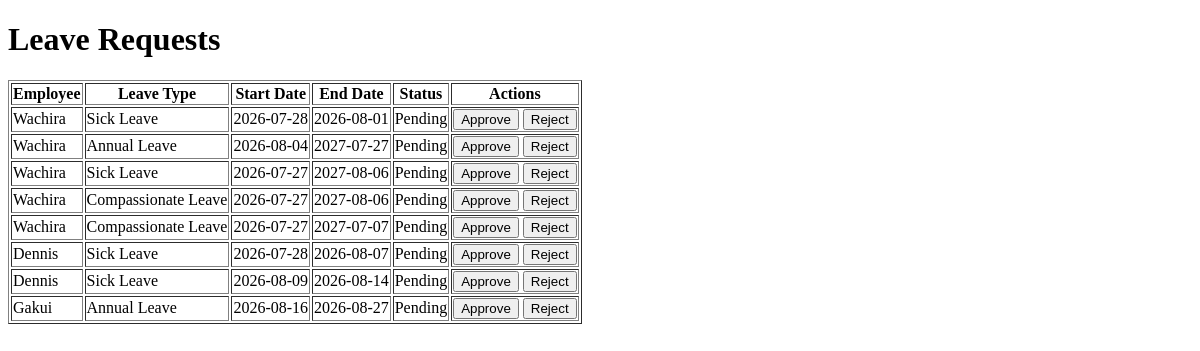
Before: /leave_requests with the older database file.
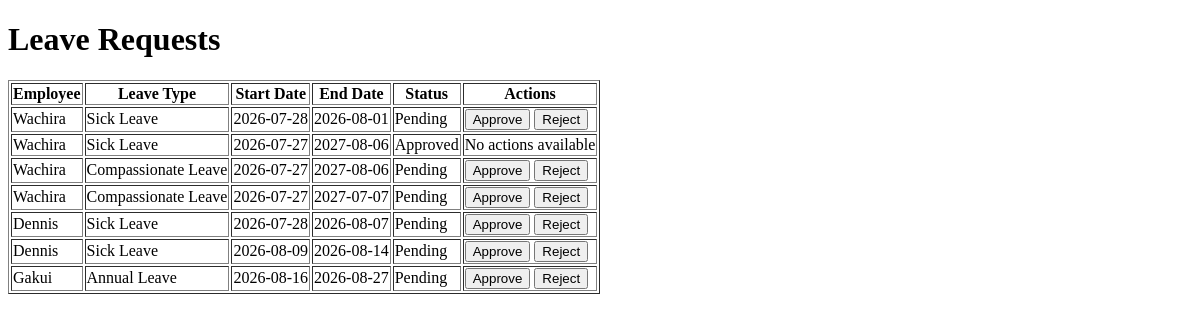
After: the same page with the newer database file.
### models/leave_request.py (models this page shows)
class LeaveRequest(db.Model):
    __tablename__ = "leave_requests"
    id = db.Column(db.Integer, primary_key=True)
    employee_id = db.Column(db.Integer, db.ForeignKey("employees.id"), nullable=False)
    start_date = db.Column(db.Date, nullable=False)
    end_date = db.Column(db.Date, nullable=False)
    leave_type = db.Column(db.String(50), nullable=False)
    status = db.Column(db.String(20), default="Pending", nullable=False)
    reason = db.Column(db.Text, nullable=True)
    approved_by_manager_id = db.Column(
        db.Integer, db.ForeignKey("employees.id"), nullable=True)
    approved_at = db.Column(db.DateTime, nullable=True)
    created_at = db.Column(db.DateTime, default=lambda: datetime.now(timezone.utc))
    employee = db.relationship(
        "Employee", foreign_keys=[employee_id], backref="leave_requests")
    approved_by_manager = db.relationship(
        "Employee", foreign_keys=[approved_by_manager_id],
          backref="approved_leave_requests")

### models/employees.py (models this page shows)
class Employee(db.Model):
    __tablename__ = "employees"
    id = db.Column(db.Integer, primary_key=True)
    name = db.Column(db.String(100), nullable=False)
    role = db.Column(db.String(100), nullable=False)
    team = db.Column(db.String(100), nullable=False)
    salary = db.Column(db.Float, nullable=False)
    employment_type = db.Column(db.String(50), nullable=False)
    leave_balance = db.Column(
    db.Integer,
    nullable=False,
    default=21
)
    start_date = db.Column(db.Date, nullable=False)
    manager_id = db.Column(
    db.Integer,
    db.ForeignKey("employees.id"),
    nullable=True
)
    manager = relationship(
        "Employee",
        remote_side=[id],
        backref="subordinates"
    )
    is_active = db.Column(db.Boolean, default=True)

### routes/leave_routes.py (the view)
@leave_bp.route("/leave_requests")
def list_leave_requests():
    leave_requests = LeaveRequest.query.all()
    return render_template("leave_requests.html", leave_requests=leave_requests)

### templates/leave_requests.html (shortened to what this page needs)
<!DOCTYPE html>
<html>
<head>
</head>
<body>
<h1>Leave Requests</h1>
{% if leave_requests %}
<table border="1">
<tr>
    <th>Employee</th>
    <th>Leave Type</th>
    <th>Start Date</th>
    <th>End Date</th>
    <th>Status</th>
    <th>Actions</th>
</tr>
{% for leave in leave_requests %}
<tr>
    <td>{{ leave.employee.name }}</td>
    <td>{{ leave.leave_type }}</td>
    <td>{{ leave.start_date }}</td>
    <td>{{ leave.end_date }}</td>
    <td>{{ leave.status }}</td>
    <td>
        {% if leave.status == 'Pending' %}
            <form method="POST" action="{{ url_for('leave.approve_leave', leave_id=leave.id) }}" style="display:inline;">
                <button type="submit">Approve</button>
            </form>
            <form method="POST" action="{{ url_for('leave.reject_leave', leave_id=leave.id) }}" style="display:inline;">
                <button type="submit">Reject</button>
            </form>
        {% else %}
            No actions available
        {% endif %}
    </td>
</tr>
{% endfor %}
</table>
{% else %}
<p>No leave requests found.</p>a
{% endif %}
</body>
</html>

Changed rows visible on the page:
removed LeaveRequest: employee.name "Wachira", leave_type "Annual Leave", start_date "2026-08-04", end_date "2027-07-27", status "Pending"
changed LeaveRequest: status "Pending" → "Approved"; status "Approve Reject" → "No actions available"
